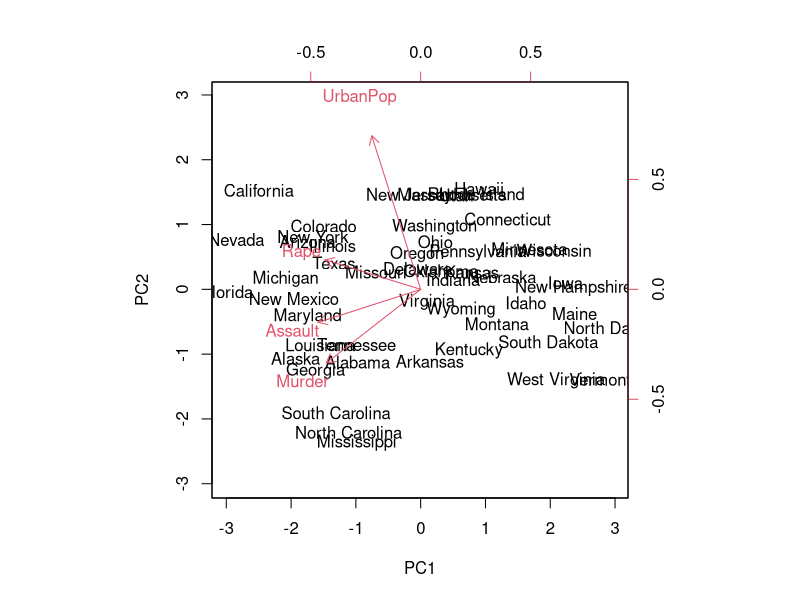
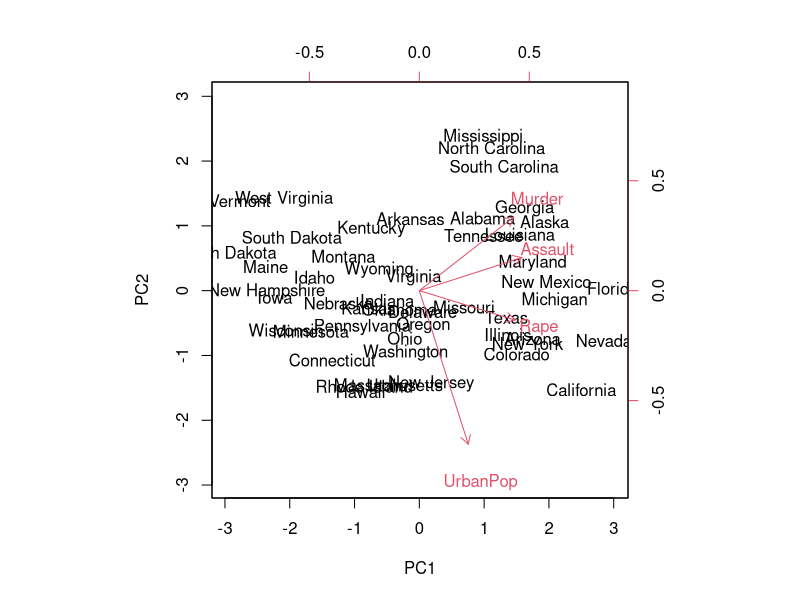
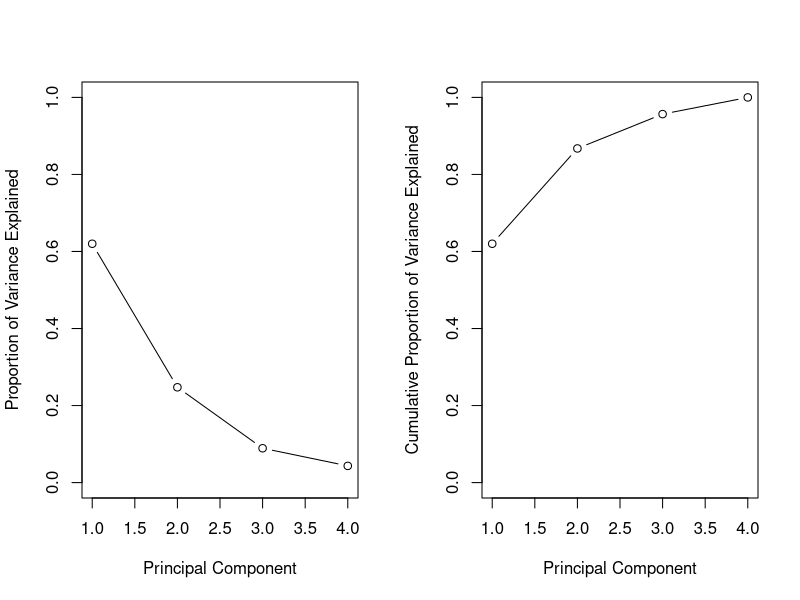

Generate these figures, in order, with R:
## ---- chunk 1
states <- row.names(USArrests)
states
## ---- chunk 2
names(USArrests)
## ---- chunk 3
apply(USArrests, 2, mean)
## ---- chunk 4
apply(USArrests, 2, var)
## ---- chunk 5
pr.out <- prcomp(USArrests, scale = TRUE)
## ---- chunk 6
names(pr.out)
## ---- chunk 7
pr.out$rotation
## ---- chunk 8
dim(pr.out$x)
## ---- chunk 9
biplot(pr.out, scale = 0)
## ---- chunk 10
pr.out$rotation = -pr.out$rotation
pr.out$x = -pr.out$x
biplot(pr.out, scale = 0)
## ---- chunk 11
pr.out$sdev
## ---- chunk 12
pr.var <- pr.out$sdev^2
pr.var
## ---- chunk 13
pve <- pr.var / sum(pr.var)
pve
## ---- chunk 14
par(mfrow = c(1, 2))
plot(pve, xlab = "Principal Component",
    ylab = "Proportion of Variance Explained", ylim = c(0, 1),
    type = "b")
plot(cumsum(pve), xlab = "Principal Component",
    ylab = "Cumulative Proportion of Variance Explained",
    ylim = c(0, 1), type = "b")
## ---- chunk 15
a <- c(1, 2, 8, -3)
cumsum(a)
